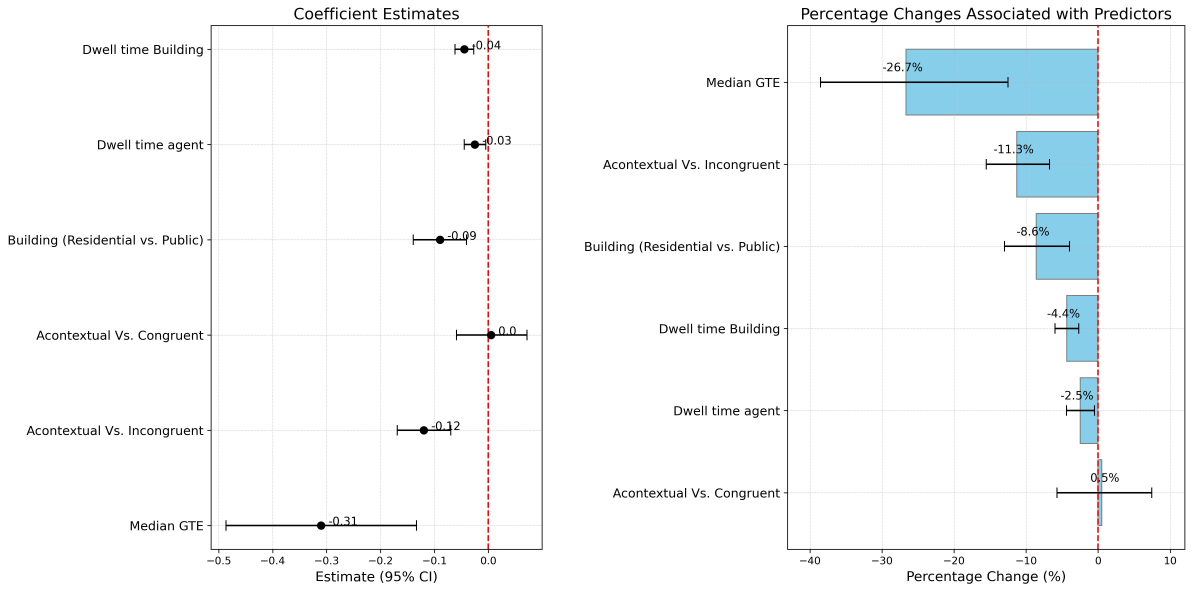
#> input picture Exp2/Entropy/Combined_Estimates_PercentChanges.jpg, 4768 x 2365 px, given in place of path_to_image1.jpg, which was not available (shown at 1/4 size)
$ jupyter execute --allow-errors 02_Entropy_Visualization.ipynb   (text cells are left out)
#> lines starting #> are read from the running program, lines starting #| are printed output that depends on the picture; pictures that were not available may be replaced by others from this repository, and a replacement may not be noted
[cell 1]
import pandas as pd
import seaborn as sns
import numpy as np
import matplotlib.pyplot as plt
import glob
import os
import cmcrameri
import cmcrameri.cm as cmc
from scipy.stats import pearsonr
from PIL import Image

#> (a cell that did not finish here is left out)

[cell 3]
# Load images
image1 = Image.open("path_to_image1.jpg")
#> image1 is the input picture: PIL image 4768x2365 RGB; mean R, G, B 245.7, 247.8, 248.7
image2 = Image.open("path_to_image2.jpg")
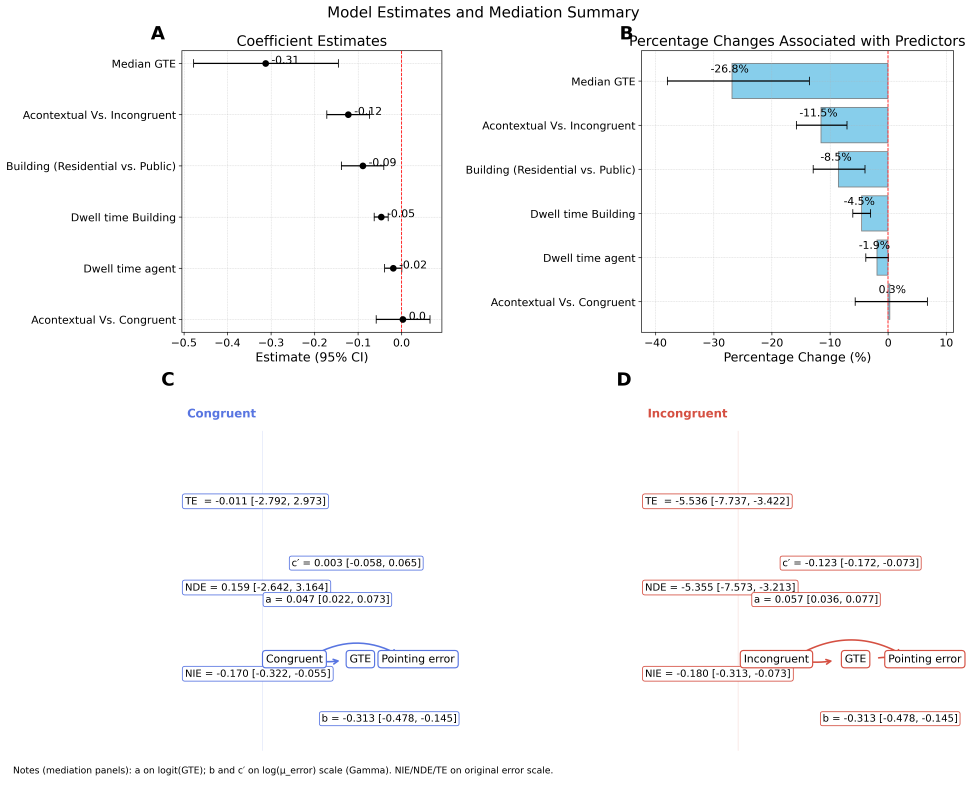
#> input picture Exp2/Entropy/Combined_Estimates_PercentChanges_Mediation_2x2.png, 4858 x 3934 px, given in place of path_to_image2.jpg, which was not available (shown at 1/5 size)
#> image2 is the input picture: PIL image 4858x3934 RGBA; mean R, G, B, A 247.6, 248, 248.7, 255

# Resize images to have the same height (optional, for alignment)
image2 = image2.resize((int(image2.width * image1.height / image2.height), image1.height))
#> image2: PIL image 2920x2365 RGBA

# Create a new blank image to place images side by side
combined_width = image1.width + image2.width
#> combined_width = 7688
combined_image = Image.new("RGB", (combined_width, image1.height))
#> combined_image: PIL image 7688x2365 RGB; every value is 0

# Paste images into the combined image
combined_image.paste(image1, (0, 0))
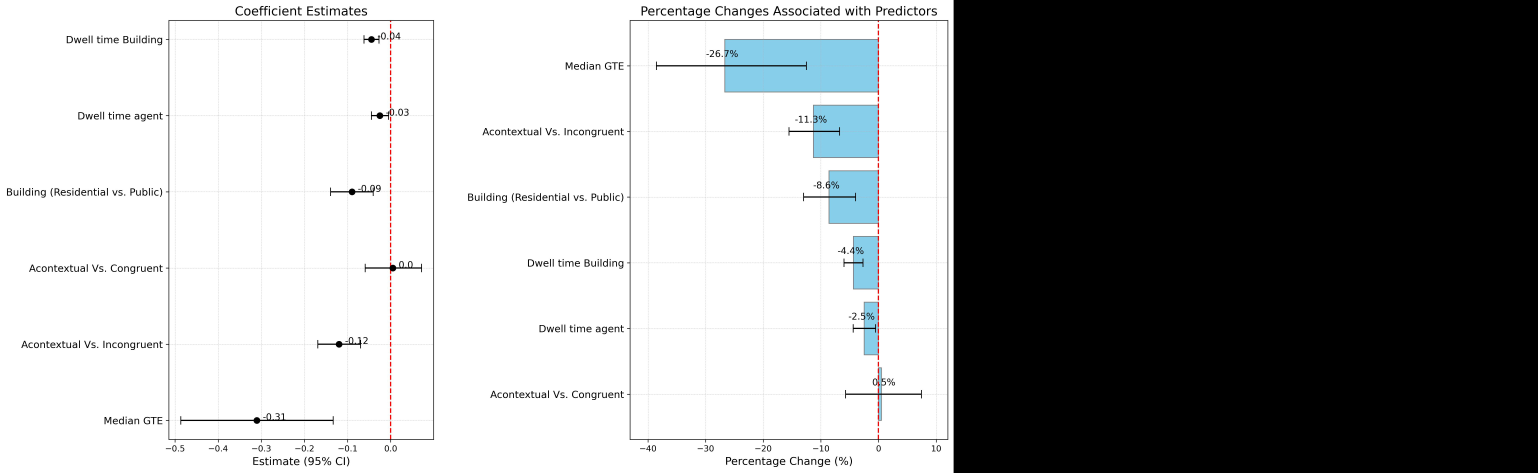
#> combined_image: PIL image 7688x2365 RGB (shown at 1/5 size); mean R, G, B 152.4, 153.7, 154.3
combined_image.paste(image2, (image1.width, 0))
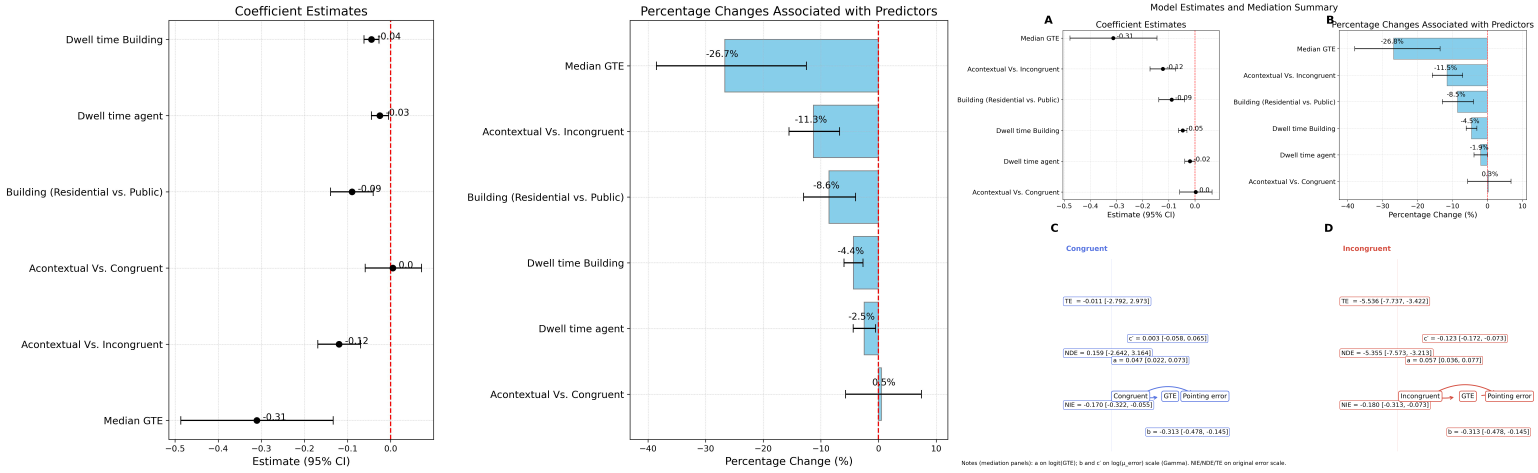
#> combined_image: PIL image 7688x2365 RGB (shown at 1/5 size); mean R, G, B 246.4, 247.9, 248.7

# Display the combined image
plt.imshow(combined_image)
plt.axis("off")  # Remove axes
plt.show()
